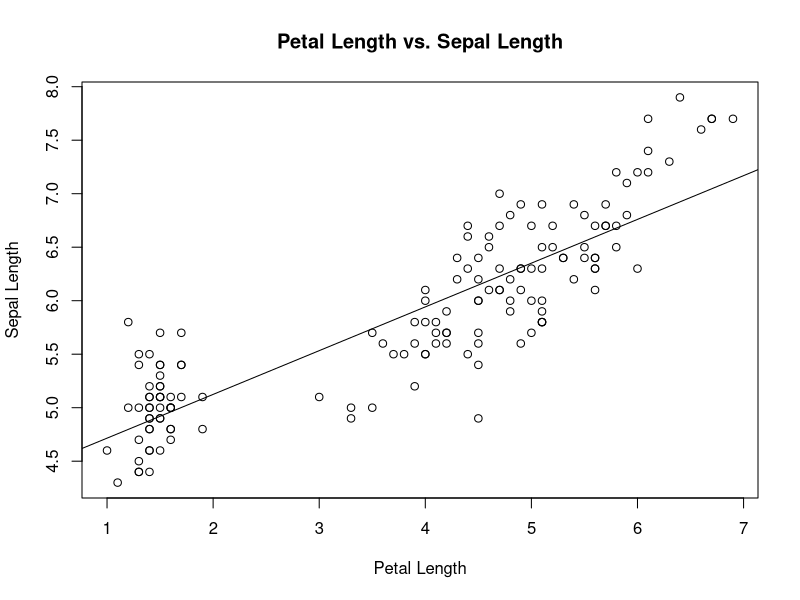

Write the R code that produced this figure.
library(datasets)
data(iris)
summary(iris)

plot(iris$Sepal.Length ~ iris$Petal.Length, 
     xlab = "Petal Length", 
     ylab = "Sepal Length", 
     main = "Petal Length vs. Sepal Length")

iris.lm <- lm(Sepal.Length ~ Petal.Length, data = iris)

abline(iris.lm)
summary(iris.lm)
